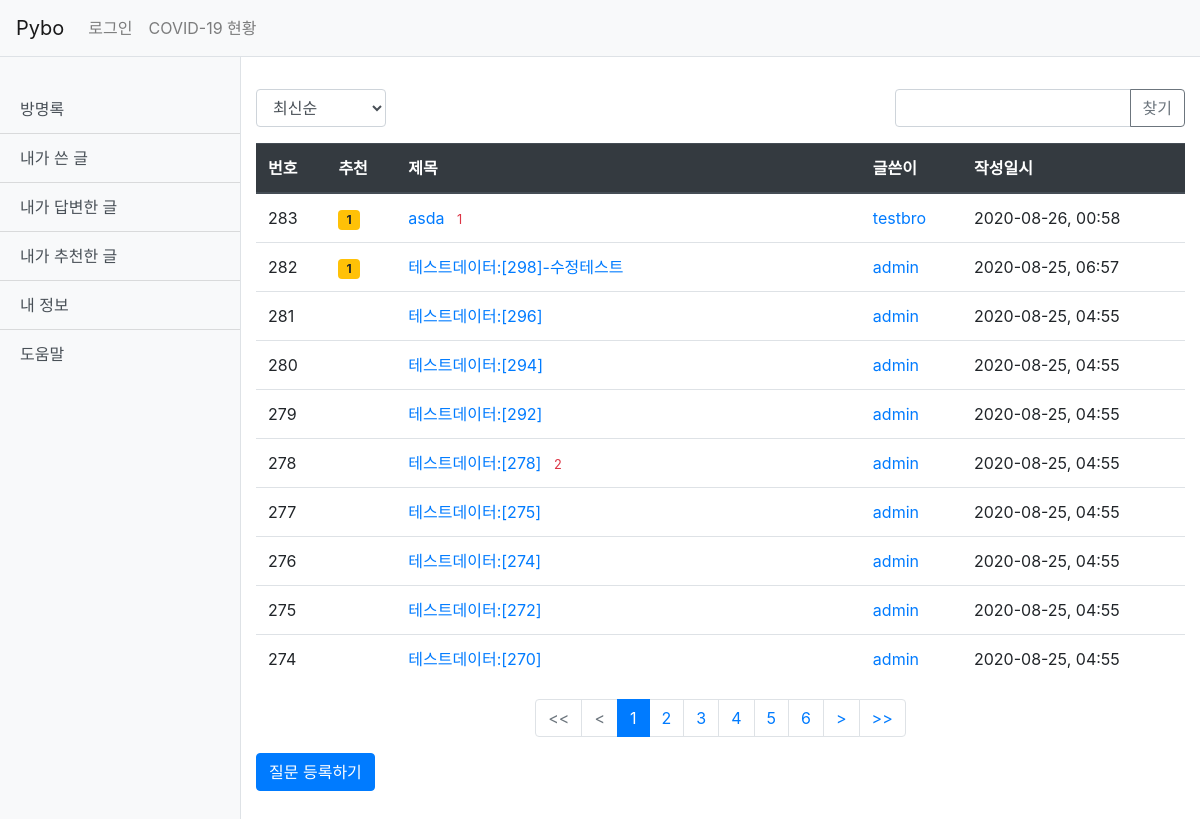
The page / on the database its author committed.
### pybo/models.py (models this page shows, shortened)
class Question(models.Model):
    subject = models.CharField(max_length=200)
    content = models.TextField()
    create_date = models.DateTimeField()
    modify_date = models.DateTimeField(null=True, blank=True)
    author = models.ForeignKey(User, on_delete=models.CASCADE)
    voter = models.ManyToManyField(User, related_name='voter_question')

### pybo/views/base_views.py (the view, shortened to what this page needs)
# urls.py: path('',base_views.index, name='index'),
def index(request):
    page = request.GET.get('page','1')
    kw = request.GET.get('kw','')
    so = request.GET.get('so','recent')
    question_list = Question.objects.order_by('-create_date')
    if so == 'recommend':
        question_list = Question.objects.annotate(num_voter=Count('voter')).order_by('-num_voter', '-create_date')
    elif so == 'popular':
        question_list = Question.objects.annotate(num_answer=Count('answer')).order_by('-num_answer', '-create_date')
    else:  # recent
        question_list = Question.objects.order_by('-create_date')
    paginator = Paginator(question_list, 10)
    page_obj = paginator.get_page(page)
    context = {'question_list': page_obj,'page':page,'kw':kw,'so':so}
    return render(request, 'pybo/question_list.html', context)

### pybo/templatetags/pybo_filter.py (called while the page is built)
@register.filter
def sub(value, arg):
    return value-arg

@register.filter
def datetime(time):
    return time.strftime('%Y-%m-%d, %H:%M')

### templates/pybo/question_list.html (shortened to what this page needs)
{% extends 'base.html' %}
{% load pybo_filter %}
{% block content %}
<div class="container my-3">
    <div class="row justify-content-between my-3">
        <div class="col-2">
            <select class="form-control so">
                <option value="recent" {% if so == 'recent' %}selected{% endif %}>최신순</option>
            </select>
        </div>
        <div class="col-4 input-group">
            <input type="text" class="form-control kw" value="{{ kw|default_if_none:'' }}">
            <div class="input-group-append">
                <button class="btn btn-outline-secondary" type="button" id="btn_search">찾기</button>
            </div>
        </div>
    </div>
    <table class="table">
        <thead class="thead-dark">
            <tr>
                <th scope="col">번호</th>
                <th scope="col">추천</th>
                <th scope="col" style="width:50%">제목</th>
                <th scope="col">글쓴이</th>
                <th scope="col">작성일시</th>
            </tr>
        </thead>
        <tbody>
            {% if question_list %}
            {% for question in question_list %}
                <tr>
                    <td>{{ question_list.paginator.count|sub:question_list.start_index|sub:forloop.counter0|add:1 }}</td>
                    <td>
                        {% if question.voter.all.count > 0 %}
                        <span class="badge badge-warning px-2 py-1">{{ question.voter.all.count }}</span>
                        {% endif %}
                    </td>
                    <td>
                        <a href="{% url 'pybo:detail' question.id %}">{{ question.subject }}</a>
                        {% if question.answer_set.count > 0 %}
                            <span class="text-danger small ml-2">{{ question.answer_set.count }}</span>
                        {% endif %}
                    </td>
                    <td>
                        <a href="{% url 'pybo:person_list' question.author.id %}">
                        {{ question.author.username }}
                        </a>
                    </td>
                    {% if question.modify_date != null %}
                        <td>{{ question.modify_date|datetime }}</td>
                    {% else %}
                        <td>{{ question.create_date|datetime }}</td>
                    {% endif %}
                </tr>
            {% endfor %}
            {% else %}
                <tr>
                    <td colspan="3">질문이 없습니다.</td>
                </tr>
            {% endif %}
        </tbody>
    </table>
    <ul class="pagination justify-content-center">
        {% if question_list.has_previous %}
        <li class="page-item">
            <a class="page-link" data-page="{{ 1 }}" href="#"> << </a>
        </li>
        <li class="page-item">
            <a class="page-link" data-page="{{ question_list.previous_page_number }}" href="#"> < </a>
        </li>
        {% else %}
         <li class="page-item disabled">
            <a class="page-link"> << </a>
        </li>
        <li class="page-item disabled">
            <a class="page-link" tabindex="-1" aria-disabled="true" href="#"> < </a>
        </li>
        {% endif %}
        {% for page_number in question_list.paginator.page_range %}
            {% if page_number >= question_list.number|add:-5 and page_number <= question_list.number|add:5 %}
            {% if page_number == question_list.number %}
            <li class="page-item active" aria-current="page">
                <a class="page-link" data-page="{{ page_number }}" href="#">{{ page_number }}</a>
            </li>
            {% else %}
            <li class="page-item">
                <a class="page-link" data-page="{{ page_number }}"href="#" >{{ page_number }}</a>
            </li>
            {% endif %}
            {% endif %}
        {% endfor %}
        {% if question_list.has_next %}
        <li class="page-item">
            <a class="page-link" data-page="{{ question_list.next_page_number }}" href="#"> > </a>
        </li>
        <li class="page-item">
            <a class="page-link" data-page="{{ question_list.paginator.count }}" href="#" > >> </a>
        </li>
        {% endif %}
    </ul>
    <button type="button" class="btn btn-primary" onclick="location.href='{% url 'pybo:question_create' %}'">질문 등록하기</button>
</div>
{% endblock %}

### templates/base.html (shortened to what this page needs)
<!DOCTYPE html>
{% load static %}
<html lang="ko">
<head>
    <link rel="stylesheet" type="text/css" href="{% static 'bootstrap.min.css' %}">
    <link rel="stylesheet" type="text/css" href="{% static 'style.css' %}">
    <link rel="stylesheet" type="text/css" href="{% static 'simple-sidebar.css' %}">
</head>
<body>
{% include 'navbar.html' %}
  <div class="d-flex" id="wrapper">
    <div class="bg-light border-right" id="sidebar-wrapper">
      <div class="sidebar-heading">{{ request.user.username }}</div>
      <div class="list-group list-group-flush">
        <a href="{% url 'common:visitor' %}" class="list-group-item list-group-item-action bg-light">방명록</a>
        <a href="{% url 'pybo:list' %}" class="list-group-item list-group-item-action bg-light">내가 쓴 글</a>
        <a href="{% url 'pybo:my_answer' %}" class="list-group-item list-group-item-action bg-light">내가 답변한 글</a>
        <a href="{% url 'pybo:my_voter' %}" class="list-group-item list-group-item-action bg-light">내가 추천한 글</a>
        <a href="{% url 'common:profile' %}" class="list-group-item list-group-item-action bg-light">내 정보</a>
        <a href="https://www.google.com" target="_blank" class="list-group-item list-group-item-action bg-light">도움말</a>
      </div>
    </div>
{% block content %}
{% endblock %}
    </div>
</body>
</html>

### templates/navbar.html (shortened to what this page needs)
<nav class="navbar navbar-expand-lg navbar-light bg-light border-bottom">
    <a class="navbar-brand" href="{% url 'pybo:index' %}">Pybo</a>
    <div class="collapse navbar-collapse flex-grow-0" id="navbarNav">
        <ul class="navbar-nav">
                {% if user.is_authenticated %}
                <li class="nav-item ">
                    <a class="nav-link" href="{% url 'common:logout' %}">{{ user.username }}(로그아웃)</a>
                {% else %}
                <li class="nav-item ">
                    <a class="nav-link" href="{% url 'common:login' %}">로그인</a>
                {% endif %}
                <li class="nav-item ">
                    <a class="nav-link" href="{% url 'common:covid' %}">COVID-19 현황</a>
            </li>
        </ul>
    </div>
</nav>

### static/simple-sidebar.css (style rules this page uses)
#wrapper { overflow-x: hidden; }
#sidebar-wrapper { min-height: 100vh; margin-left: -15rem; -webkit-transition: margin .25s ease-out; -moz-transition: margin .25s ease-out; -o-transition: margin .25s ease-out; transition: margin .25s ease-out; }
#sidebar-wrapper .sidebar-heading { padding: 0.875rem 1.25rem; font-size: 1.2rem; }
#sidebar-wrapper .list-group { width: 15rem; }
@media (min-width: 768px) { #sidebar-wrapper { margin-left: 0; } }

### rows shown on the page
Question: paginator.count|sub "283", voter.all.count "1", subject "asda", answer_set.count "1", author.username "testbro", create_date "2020-08-26, 00:58"
Question: paginator.count|sub "282", voter.all.count "1", subject "테스트데이터:[298]-수정테스트", author.username "admin", modify_date "2020-08-25, 06:57"
Question: paginator.count|sub "281", subject "테스트데이터:[296]", author.username "admin", create_date "2020-08-25, 04:55"
Question: paginator.count|sub "280", subject "테스트데이터:[294]", author.username "admin", create_date "2020-08-25, 04:55"
Question: paginator.count|sub "279", subject "테스트데이터:[292]", author.username "admin", create_date "2020-08-25, 04:55"
Question: paginator.count|sub "278", subject "테스트데이터:[278]", answer_set.count "2", author.username "admin", create_date "2020-08-25, 04:55"
Question: paginator.count|sub "277", subject "테스트데이터:[275]", author.username "admin", create_date "2020-08-25, 04:55"
Question: paginator.count|sub "276", subject "테스트데이터:[274]", author.username "admin", create_date "2020-08-25, 04:55"
Question: paginator.count|sub "275", subject "테스트데이터:[272]", author.username "admin", create_date "2020-08-25, 04:55"
Question: paginator.count|sub "274", subject "테스트데이터:[270]", author.username "admin", create_date "2020-08-25, 04:55"

### other values the page prints
{{ page_number }} "1"
{{ page_number }} "2" "3" "4" "5" "6"
